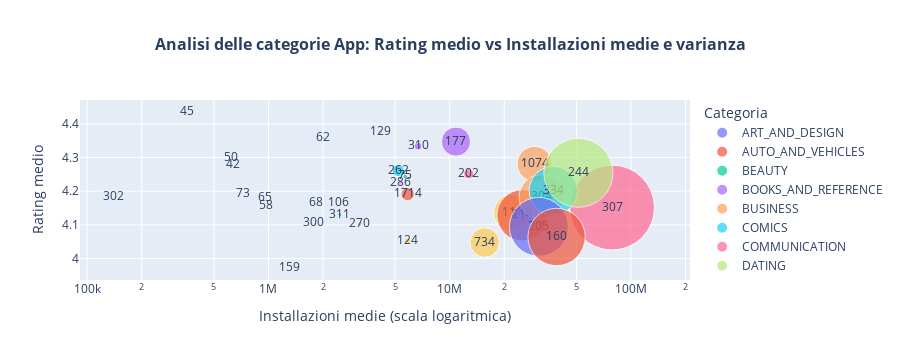

The cell this chart's notebook holds for it:
### Markdown cell above
-----
- Categorie con alta varianza = poche app molto installate e tante app ignorate
- Categorie con bassa varianza = mercato più omogeneo, meno rischioso

Dal grafico emerge come le categorie COMMUNICATION e SOCIAL presentino le medie di installazioni più elevate, rispettivamente oltre 78 milioni e 51 milioni, ma anche le varianze più ampie (dell’ordine di 10^16), indicando una grande eterogeneità nel numero di installazioni all’interno di queste categorie. Questa elevata varianza suggerisce che, mentre alcune app godono di un numero elevato di installazioni, esistono anche app con valori molto bassi, creando un'ampia dispersione.

Altre categorie con medie installazioni elevate, come TRAVEL_AND_LOCAL e VIDEO_PLAYERS, mostrano anch’esse una varianza significativa, seppur inferiore a quella delle prime due categorie, confermando la presenza di un ampio range di popolarità tra le app.

Al contrario, la parte finale del grafico mostra installazioni medie  più basse, con varianze più contenute, indicando una distribuzione più omogenea e un mercato meno volatile o di dimensioni più ridotte.

----

### Code cell
import plotly.express as px

# Ragruppo per categoria e calcolo le statistiche
df_grouped = df.groupby('Category').agg(
    avg_rating = ('Rating', 'mean'),
    avg_installs = ('Installs', 'mean'),
    var_installs = ('Installs', 'var'),
    count_apps = ('App', 'count')
).reset_index()

# Creo il grafico
fig = px.scatter(
    df_grouped,
    x='avg_installs',
    y='avg_rating',
    size='var_installs',
    color='Category',
    hover_name='Category',
    size_max=60,
    text='count_apps',
    title='Analisi delle categorie App: Rating medio vs Installazioni medie e varianza',
    labels={
        'avg_installs': 'Installazioni medie',
        'avg_rating': 'Rating medio',
        'var_installs': 'Varianza installazioni',
        'count_apps': 'Numero di app'
    },
    log_x=True # scala logaritmica sull'asse x (installazioni), utile se i valori sono molto dispersi
)


fig.update_layout(
    title={
        'text': "<b>Analisi delle categorie App: Rating medio vs Installazioni medie e varianza</b>",
        'font': {
            'size': 16
        },
        'x': 0.5 
    },
    xaxis=dict(title='Installazioni medie (scala logaritmica)'),
    yaxis=dict(title='Rating medio'),
    legend_title_text='Categoria'
)
fig.show()

# Stampo le statistiche con valori arrotondati e ordinati per installazioni medie decrescenti
df_print = df_grouped.copy()
df_print[['avg_rating', 'avg_installs', 'var_installs']] = df_print[['avg_rating', 'avg_installs', 'var_installs']].round(2)
df_print = df_print.sort_values(by='avg_installs', ascending=False)

print(df_print.to_string(index=False))

### Figure 1 — Plotly figure (JSON) as saved in the notebook; plotly's stock layout.template omitted (floating-point values rounded to 4 significant figures)
{"data": [{"hovertemplate": "<b>%{hovertext}</b><br><br>Category=ART_AND_DESIGN<br>Installazioni medie=%{x}<br>Rating medio=%{y}<br>Varianza installazioni=%{marker.size}<br>Numero di app=%{text}<extra></extra>", "hovertext": ["ART_AND_DESIGN"], "legendgroup": "ART_AND_DESIGN", "marker": {"color": "#636efa", "size": [46420000000000.0], "sizemode": "area", "sizeref": 13820000000000.0, "symbol": "circle"}, "mode": "markers+text", "name": "ART_AND_DESIGN", "orientation": "v", "showlegend": true, "text": [62], "type": "scatter", "x": [2004000.0], "xaxis": "x", "y": [4.358], "yaxis": "y"}, {"hovertemplate": "<b>%{hovertext}</b><br><br>Category=AUTO_AND_VEHICLES<br>Installazioni medie=%{x}<br>Rating medio=%{y}<br>Varianza installazioni=%{marker.size}<br>Numero di app=%{text}<extra></extra>", "hovertext": ["AUTO_AND_VEHICLES"], "legendgroup": "AUTO_AND_VEHICLES", "marker": {"color": "#EF553B", "size": [3484000000000.0], "sizemode": "area", "sizeref": 13820000000000.0, "symbol": "circle"}, "mode": "markers+text", "name": "AUTO_AND_VEHICLES", "orientation": "v", "showlegend": true, "text": [73], "type": "scatter", "x": [727800.0], "xaxis": "x", "y": [4.19], "yaxis": "y"}, {"hovertemplate": "<b>%{hovertext}</b><br><br>Category=BEAUTY<br>Installazioni medie=%{x}<br>Rating medio=%{y}<br>Varianza installazioni=%{marker.size}<br>Numero di app=%{text}<extra></extra>", "hovertext": ["BEAUTY"], "legendgroup": "BEAUTY", "marker": {"color": "#00cc96", "size": [2862000000000.0], "sizemode": "area", "sizeref": 13820000000000.0, "symbol": "circle"}, "mode": "markers+text", "name": "BEAUTY", "orientation": "v", "showlegend": true, "text": [42], "type": "scatter", "x": [640900.0], "xaxis": "x", "y": [4.279], "yaxis": "y"}, {"hovertemplate": "<b>%{hovertext}</b><br><br>Category=BOOKS_AND_REFERENCE<br>Installazioni medie=%{x}<br>Rating medio=%{y}<br>Varianza installazioni=%{marker.size}<br>Numero di app=%{text}<extra></extra>", "hovertext": ["BOOKS_AND_REFERENCE"], "legendgroup": "BOOKS_AND_REFERENCE", "marker": {"color": "#ab63fa", "size": [5919901853370964], "sizemode": "area", "sizeref": 13820000000000.0, "symbol": "circle"}, "mode": "markers+text", "name": "BOOKS_AND_REFERENCE", "orientation": "v", "showlegend": true, "text": [177], "type": "scatter", "x": [10830000.0], "xaxis": "x", "y": [4.347], "yaxis": "y"}, {"hovertemplate": "<b>%{hovertext}</b><br><br>Category=BUSINESS<br>Installazioni medie=%{x}<br>Rating medio=%{y}<br>Varianza installazioni=%{marker.size}<br>Numero di app=%{text}<extra></extra>", "hovertext": ["BUSINESS"], "legendgroup": "BUSINESS", "marker": {"color": "#FFA15A", "size": [163700000000000.0], "sizemode": "area", "sizeref": 13820000000000.0, "symbol": "circle"}, "mode": "markers+text", "name": "BUSINESS", "orientation": "v", "showlegend": true, "text": [270], "type": "scatter", "x": [3198000.0], "xaxis": "x", "y": [4.103], "yaxis": "y"}, {"hovertemplate": "<b>%{hovertext}</b><br><br>Category=COMICS<br>Installazioni medie=%{x}<br>Rating medio=%{y}<br>Varianza installazioni=%{marker.size}<br>Numero di app=%{text}<extra></extra>", "hovertext": ["COMICS"], "legendgroup": "COMICS", "marker": {"color": "#19d3f3", "size": [4548000000000.0], "sizemode": "area", "sizeref": 13820000000000.0, "symbol": "circle"}, "mode": "markers+text", "name": "COMICS", "orientation": "v", "showlegend": true, "text": [58], "type": "scatter", "x": [966100.0], "xaxis": "x", "y": [4.155], "yaxis": "y"}, {"hovertemplate": "<b>%{hovertext}</b><br><br>Category=COMMUNICATION<br>Installazioni medie=%{x}<br>Rating medio=%{y}<br>Varianza installazioni=%{marker.size}<br>Numero di app=%{text}<extra></extra>", "hovertext": ["COMMUNICATION"], "legendgroup": "COMMUNICATION", "marker": {"color": "#FF6692", "size": [49765840643194856], "sizemode": "area", "sizeref": 13820000000000.0, "symbol": "circle"}, "mode": "markers+text", "name": "COMMUNICATION", "orientation": "v", "showlegend": true, "text": [307], "type": "scatter", "x": [78670000.0], "xaxis": "x", "y": [4.151], "yaxis": "y"}, {"hovertemplate": "<b>%{hovertext}</b><br><br>Category=DATING<br>Installazioni medie=%{x}<br>Rating medio=%{y}<br>Varianza installazioni=%{marker.size}<br>Numero di app=%{text}<extra></extra>", "hovertext": ["DATING"], "legendgroup": "DATING", "marker": {"color": "#B6E880", "size": [7845000000000.0], "sizemode": "area", "sizeref": 13820000000000.0, "symbol": "circle"}, "mode": "markers+text", "name": "DATING", "orientation": "v", "showlegend": true, "text": [159], "type": "scatter", "x": [1299000.0], "xaxis": "x", "y": [3.972], "yaxis": "y"}, {"hovertemplate": "<b>%{hovertext}</b><br><br>Category=EDUCATION<br>Installazioni medie=%{x}<br>Rating medio=%{y}<br>Varianza installazioni=%{marker.size}<br>Numero di app=%{text}<extra></extra>", "hovertext": ["EDUCATION"], "legendgroup": "EDUCATION", "marker": {"color": "#FF97FF", "size": [158100000000000.0], "sizemode": "area", "sizeref": 13820000000000.0, "symbol": "circle"}, "mode": "markers+text", "name": "EDUCATION", "orientation": "v", "showlegend": true, "text": [129], "type": "scatter", "x": [4138000.0], "xaxis": "x", "y": [4.376], "yaxis": "y"}, {"hovertemplate": "<b>%{hovertext}</b><br><br>Category=ENTERTAINMENT<br>Installazioni medie=%{x}<br>Rating medio=%{y}<br>Varianza installazioni=%{marker.size}<br>Numero di app=%{text}<extra></extra>", "hovertext": ["ENTERTAINMENT"], "legendgroup": "ENTERTAINMENT", "marker": {"color": "#FECB52", "size": [9468519468714168], "sizemode": "area", "sizeref": 13820000000000.0, "symbol": "circle"}, "mode": "markers+text", "name": "ENTERTAINMENT", "orientation": "v", "showlegend": true, "text": [111], "type": "scatter", "x": [22120000.0], "xaxis": "x", "y": [4.136], "yaxis": "y"}, {"hovertemplate": "<b>%{hovertext}</b><br><br>Category=EVENTS<br>Installazioni medie=%{x}<br>Rating medio=%{y}<br>Varianza installazioni=%{marker.size}<br>Numero di app=%{text}<extra></extra>", "hovertext": ["EVENTS"], "legendgroup": "EVENTS", "marker": {"color": "#636efa", "size": [1107000000000.0], "sizemode": "area", "sizeref": 13820000000000.0, "symbol": "circle"}, "mode": "markers+text", "name": "EVENTS", "orientation": "v", "showlegend": true, "text": [45], "type": "scatter", "x": [354400.0], "xaxis": "x", "y": [4.436], "yaxis": "y"}, {"hovertemplate": "<b>%{hovertext}</b><br><br>Category=FAMILY<br>Installazioni medie=%{x}<br>Rating medio=%{y}<br>Varianza installazioni=%{marker.size}<br>Numero di app=%{text}<extra></extra>", "hovertext": ["FAMILY"], "legendgroup": "FAMILY", "marker": {"color": "#EF553B", "size": [1224000000000000.0], "sizemode": "area", "sizeref": 13820000000000.0, "symbol": "circle"}, "mode": "markers+text", "name": "FAMILY", "orientation": "v", "showlegend": true, "text": [1714], "type": "scatter", "x": [5858000.0], "xaxis": "x", "y": [4.191], "yaxis": "y"}, {"hovertemplate": "<b>%{hovertext}</b><br><br>Category=FINANCE<br>Installazioni medie=%{x}<br>Rating medio=%{y}<br>Varianza installazioni=%{marker.size}<br>Numero di app=%{text}<extra></extra>", "hovertext": ["FINANCE"], "legendgroup": "FINANCE", "marker": {"color": "#00cc96", "size": [114600000000000.0], "sizemode": "area", "sizeref": 13820000000000.0, "symbol": "circle"}, "mode": "markers+text", "name": "FINANCE", "orientation": "v", "showlegend": true, "text": [311], "type": "scatter", "x": [2477000.0], "xaxis": "x", "y": [4.131], "yaxis": "y"}, {"hovertemplate": "<b>%{hovertext}</b><br><br>Category=FOOD_AND_DRINK<br>Installazioni medie=%{x}<br>Rating medio=%{y}<br>Varianza installazioni=%{marker.size}<br>Numero di app=%{text}<extra></extra>", "hovertext": ["FOOD_AND_DRINK"], "legendgroup": "FOOD_AND_DRINK", "marker": {"color": "#ab63fa", "size": [12450000000000.0], "sizemode": "area", "sizeref": 13820000000000.0, "symbol": "circle"}, "mode": "markers+text", "name": "FOOD_AND_DRINK", "orientation": "v", "showlegend": true, "text": [106], "type": "scatter", "x": [2432000.0], "xaxis": "x", "y": [4.164], "yaxis": "y"}, {"hovertemplate": "<b>%{hovertext}</b><br><br>Category=GAME<br>Installazioni medie=%{x}<br>Rating medio=%{y}<br>Varianza installazioni=%{marker.size}<br>Numero di app=%{text}<extra></extra>", "hovertext": ["GAME"], "legendgroup": "GAME", "marker": {"color": "#FFA15A", "size": [8442216492307667], "sizemode": "area", "sizeref": 13820000000000.0, "symbol": "circle"}, "mode": "markers+text", "name": "GAME", "orientation": "v", "showlegend": true, "text": [1074], "type": "scatter", "x": [29370000.0], "xaxis": "x", "y": [4.281], "yaxis": "y"}, {"hovertemplate": "<b>%{hovertext}</b><br><br>Category=HEALTH_AND_FITNESS<br>Installazioni medie=%{x}<br>Rating medio=%{y}<br>Varianza installazioni=%{marker.size}<br>Numero di app=%{text}<extra></extra>", "hovertext": ["HEALTH_AND_FITNESS"], "legendgroup": "HEALTH_AND_FITNESS", "marker": {"color": "#19d3f3", "size": [1016000000000000.0], "sizemode": "area", "sizeref": 13820000000000.0, "symbol": "circle"}, "mode": "markers+text", "name": "HEALTH_AND_FITNESS", "orientation": "v", "showlegend": true, "text": [262], "type": "scatter", "x": [5195000.0], "xaxis": "x", "y": [4.261], "yaxis": "y"}, {"hovertemplate": "<b>%{hovertext}</b><br><br>Category=HOUSE_AND_HOME<br>Installazioni medie=%{x}<br>Rating medio=%{y}<br>Varianza installazioni=%{marker.size}<br>Numero di app=%{text}<extra></extra>", "hovertext": ["HOUSE_AND_HOME"], "legendgroup": "HOUSE_AND_HOME", "marker": {"color": "#FF6692", "size": [9273000000000.0], "sizemode": "area", "sizeref": 13820000000000.0, "symbol": "circle"}, "mode": "markers+text", "name": "HOUSE_AND_HOME", "orientation": "v", "showlegend": true, "text": [68], "type": "scatter", "x": [1839000.0], "xaxis": "x", "y": [4.165], "yaxis": "y"}, {"hovertemplate": "<b>%{hovertext}</b><br><br>Category=LIBRARIES_AND_DEMO<br>Installazioni medie=%{x}<br>Rating medio=%{y}<br>Varianza installazioni=%{marker.size}<br>Numero di app=%{text}<extra></extra>", "hovertext": ["LIBRARIES_AND_DEMO"], "legendgroup": "LIBRARIES_AND_DEMO", "marker": {"color": "#B6E880", "size": [6251000000000.0], "sizemode": "area", "sizeref": 13820000000000.0, "symbol": "circle"}, "mode": "markers+text", "name": "LIBRARIES_AND_DEMO", "orientation": "v", "showlegend": true, "text": [65], "type": "scatter", "x": [955100.0], "xaxis": "x", "y": [4.178], "yaxis": "y"}, {"hovertemplate": "<b>%{hovertext}</b><br><br>Category=LIFESTYLE<br>Installazioni medie=%{x}<br>Rating medio=%{y}<br>Varianza installazioni=%{marker.size}<br>Numero di app=%{text}<extra></extra>", "hovertext": ["LIFESTYLE"], "legendgroup": "LIFESTYLE", "marker": {"color": "#FF97FF", "size": [48230000000000.0], "sizemode": "area", "sizeref": 13820000000000.0, "symbol": "circle"}, "mode": "markers+text", "name": "LIFESTYLE", "orientation": "v", "showlegend": true, "text": [300], "type": "scatter", "x": [1782000.0], "xaxis": "x", "y": [4.105], "yaxis": "y"}, {"hovertemplate": "<b>%{hovertext}</b><br><br>Category=MAPS_AND_NAVIGATION<br>Installazioni medie=%{x}<br>Rating medio=%{y}<br>Varianza installazioni=%{marker.size}<br>Numero di app=%{text}<extra></extra>", "hovertext": ["MAPS_AND_NAVIGATION"], "legendgroup": "MAPS_AND_NAVIGATION", "marker": {"color": "#FECB52", "size": [344100000000000.0], "sizemode": "area", "sizeref": 13820000000000.0, "symbol": "circle"}, "mode": "markers+text", "name": "MAPS_AND_NAVIGATION", "orientation": "v", "showlegend": true, "text": [124], "type": "scatter", "x": [5841000.0], "xaxis": "x", "y": [4.052], "yaxis": "y"}, {"hovertemplate": "<b>%{hovertext}</b><br><br>Category=MEDICAL<br>Installazioni medie=%{x}<br>Rating medio=%{y}<br>Varianza installazioni=%{marker.size}<br>Numero di app=%{text}<extra></extra>", "hovertext": ["MEDICAL"], "legendgroup": "MEDICAL", "marker": {"color": "#636efa", "size": [222200000000.0], "sizemode": "area", "sizeref": 13820000000000.0, "symbol": "circle"}, "mode": "markers+text", "name": "MEDICAL", "orientation": "v", "showlegend": true, "text": [302], "type": "scatter", "x": [139600.0], "xaxis": "x", "y": [4.182], "yaxis": "y"}, {"hovertemplate": "<b>%{hovertext}</b><br><br>Category=NEWS_AND_MAGAZINES<br>Installazioni medie=%{x}<br>Rating medio=%{y}<br>Varianza installazioni=%{marker.size}<br>Numero di app=%{text}<extra></extra>", "hovertext": ["NEWS_AND_MAGAZINES"], "legendgroup": "NEWS_AND_MAGAZINES", "marker": {"color": "#EF553B", "size": [18165088396046536], "sizemode": "area", "sizeref": 13820000000000.0, "symbol": "circle"}, "mode": "markers+text", "name": "NEWS_AND_MAGAZINES", "orientation": "v", "showlegend": true, "text": [214], "type": "scatter", "x": [25200000.0], "xaxis": "x", "y": [4.129], "yaxis": "y"}, {"hovertemplate": "<b>%{hovertext}</b><br><br>Category=PARENTING<br>Installazioni medie=%{x}<br>Rating medio=%{y}<br>Varianza installazioni=%{marker.size}<br>Numero di app=%{text}<extra></extra>", "hovertext": ["PARENTING"], "legendgroup": "PARENTING", "marker": {"color": "#00cc96", "size": [2439000000000.0], "sizemode": "area", "sizeref": 13820000000000.0, "symbol": "circle"}, "mode": "markers+text", "name": "PARENTING", "orientation": "v", "showlegend": true, "text": [50], "type": "scatter", "x": [622300.0], "xaxis": "x", "y": [4.3], "yaxis": "y"}, {"hovertemplate": "<b>%{hovertext}</b><br><br>Category=PERSONALIZATION<br>Installazioni medie=%{x}<br>Rating medio=%{y}<br>Varianza installazioni=%{marker.size}<br>Numero di app=%{text}<extra></extra>", "hovertext": ["PERSONALIZATION"], "legendgroup": "PERSONALIZATION", "marker": {"color": "#ab63fa", "size": [413600000000000.0], "sizemode": "area", "sizeref": 13820000000000.0, "symbol": "circle"}, "mode": "markers+text", "name": "PERSONALIZATION", "orientation": "v", "showlegend": true, "text": [310], "type": "scatter", "x": [6691000.0], "xaxis": "x", "y": [4.334], "yaxis": "y"}, {"hovertemplate": "<b>%{hovertext}</b><br><br>Category=PHOTOGRAPHY<br>Installazioni medie=%{x}<br>Rating medio=%{y}<br>Varianza installazioni=%{marker.size}<br>Numero di app=%{text}<extra></extra>", "hovertext": ["PHOTOGRAPHY"], "legendgroup": "PHOTOGRAPHY", "marker": {"color": "#FFA15A", "size": [13577860655575684], "sizemode": "area", "sizeref": 13820000000000.0, "symbol": "circle"}, "mode": "markers+text", "name": "PHOTOGRAPHY", "orientation": "v", "showlegend": true, "text": [304], "type": "scatter", "x": [31980000.0], "xaxis": "x", "y": [4.183], "yaxis": "y"}, {"hovertemplate": "<b>%{hovertext}</b><br><br>Category=PRODUCTIVITY<br>Installazioni medie=%{x}<br>Rating medio=%{y}<br>Varianza installazioni=%{marker.size}<br>Numero di app=%{text}<extra></extra>", "hovertext": ["PRODUCTIVITY"], "legendgroup": "PRODUCTIVITY", "marker": {"color": "#19d3f3", "size": [16193336007852782], "sizemode": "area", "sizeref": 13820000000000.0, "symbol": "circle"}, "mode": "markers+text", "name": "PRODUCTIVITY", "orientation": "v", "showlegend": true, "text": [334], "type": "scatter", "x": [37310000.0], "xaxis": "x", "y": [4.202], "yaxis": "y"}, {"hovertemplate": "<b>%{hovertext}</b><br><br>Category=SHOPPING<br>Installazioni medie=%{x}<br>Rating medio=%{y}<br>Varianza installazioni=%{marker.size}<br>Numero di app=%{text}<extra></extra>", "hovertext": ["SHOPPING"], "legendgroup": "SHOPPING", "marker": {"color": "#FF6692", "size": [721563973043481], "sizemode": "area", "sizeref": 13820000000000.0, "symbol": "circle"}, "mode": "markers+text", "name": "SHOPPING", "orientation": "v", "showlegend": true, "text": [202], "type": "scatter", "x": [12740000.0], "xaxis": "x", "y": [4.251], "yaxis": "y"}, {"hovertemplate": "<b>%{hovertext}</b><br><br>Category=SOCIAL<br>Installazioni medie=%{x}<br>Rating medio=%{y}<br>Varianza installazioni=%{marker.size}<br>Numero di app=%{text}<extra></extra>", "hovertext": ["SOCIAL"], "legendgroup": "SOCIAL", "marker": {"color": "#B6E880", "size": [33017900886529250], "sizemode": "area", "sizeref": 13820000000000.0, "symbol": "circle"}, "mode": "markers+text", "name": "SOCIAL", "orientation": "v", "showlegend": true, "text": [244], "type": "scatter", "x": [51290000.0], "xaxis": "x", "y": [4.255], "yaxis": "y"}, {"hovertemplate": "<b>%{hovertext}</b><br><br>Category=SPORTS<br>Installazioni medie=%{x}<br>Rating medio=%{y}<br>Varianza installazioni=%{marker.size}<br>Numero di app=%{text}<extra></extra>", "hovertext": ["SPORTS"], "legendgroup": "SPORTS", "marker": {"color": "#FF97FF", "size": [208700000000000.0], "sizemode": "area", "sizeref": 13820000000000.0, "symbol": "circle"}, "mode": "markers+text", "name": "SPORTS", "orientation": "v", "showlegend": true, "text": [286], "type": "scatter", "x": [5345000.0], "xaxis": "x", "y": [4.225], "yaxis": "y"}, {"hovertemplate": "<b>%{hovertext}</b><br><br>Category=TOOLS<br>Installazioni medie=%{x}<br>Rating medio=%{y}<br>Varianza installazioni=%{marker.size}<br>Numero di app=%{text}<extra></extra>", "hovertext": ["TOOLS"], "legendgroup": "TOOLS", "marker": {"color": "#FECB52", "size": [6000948515282781], "sizemode": "area", "sizeref": 13820000000000.0, "symbol": "circle"}, "mode": "markers+text", "name": "TOOLS", "orientation": "v", "showlegend": true, "text": [734], "type": "scatter", "x": [15600000.0], "xaxis": "x", "y": [4.047], "yaxis": "y"}, {"hovertemplate": "<b>%{hovertext}</b><br><br>Category=TRAVEL_AND_LOCAL<br>Installazioni medie=%{x}<br>Rating medio=%{y}<br>Varianza installazioni=%{marker.size}<br>Numero di app=%{text}<extra></extra>", "hovertext": ["TRAVEL_AND_LOCAL"], "legendgroup": "TRAVEL_AND_LOCAL", "marker": {"color": "#636efa", "size": [23951406529930668], "sizemode": "area", "sizeref": 13820000000000.0, "symbol": "circle"}, "mode": "markers+text", "name": "TRAVEL_AND_LOCAL", "orientation": "v", "showlegend": true, "text": [205], "type": "scatter", "x": [31033460], "xaxis": "x", "y": [4.094], "yaxis": "y"}, {"hovertemplate": "<b>%{hovertext}</b><br><br>Category=VIDEO_PLAYERS<br>Installazioni medie=%{x}<br>Rating medio=%{y}<br>Varianza installazioni=%{marker.size}<br>Numero di app=%{text}<extra></extra>", "hovertext": ["VIDEO_PLAYERS"], "legendgroup": "VIDEO_PLAYERS", "marker": {"color": "#EF553B", "size": [22759491319248256], "sizemode": "area", "sizeref": 13820000000000.0, "symbol": "circle"}, "mode": "markers+text", "name": "VIDEO_PLAYERS", "orientation": "v", "showlegend": true, "text": [160], "type": "scatter", "x": [38890000.0], "xaxis": "x", "y": [4.064], "yaxis": "y"}, {"hovertemplate": "<b>%{hovertext}</b><br><br>Category=WEATHER<br>Installazioni medie=%{x}<br>Rating medio=%{y}<br>Varianza installazioni=%{marker.size}<br>Numero di app=%{text}<extra></extra>", "hovertext": ["WEATHER"], "legendgroup": "WEATHER", "marker": {"color": "#00cc96", "size": [154100000000000.0], "sizemode": "area", "sizeref": 13820000000000.0, "symbol": "circle"}, "mode": "markers+text", "name": "WEATHER", "orientation": "v", "showlegend": true, "text": [75], "type": "scatter", "x": [5681000.0], "xaxis": "x", "y": [4.244], "yaxis": "y"}], "layout": {"height": 360, "legend": {"itemsizing": "constant", "title": {"text": "Categoria"}, "tracegroupgap": 0}, "title": {"font": {"size": 16}, "text": "<b>Analisi delle categorie App: Rating medio vs Installazioni medie e varianza</b>", "x": 0.5}, "xaxis": {"anchor": "y", "autorange": true, "domain": [0, 1], "range": [4.968, 8.257], "title": {"text": "Installazioni medie (scala logaritmica)"}, "type": "log"}, "yaxis": {"anchor": "x", "autorange": true, "domain": [0, 1], "range": [3.936, 4.471], "title": {"text": "Rating medio"}, "type": "linear"}}}
